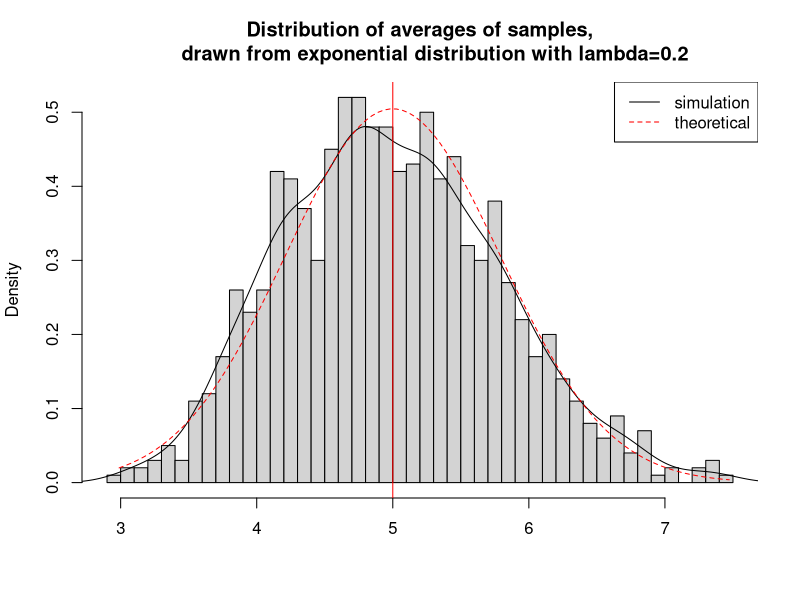
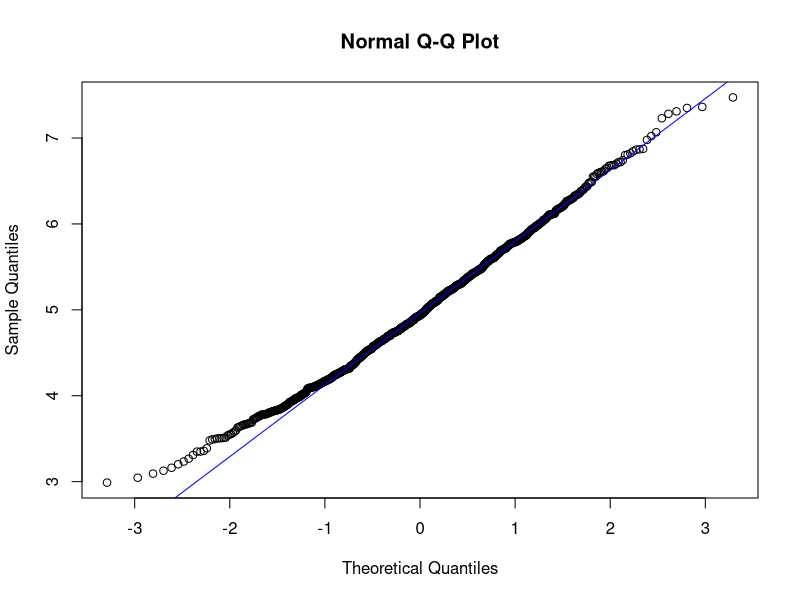
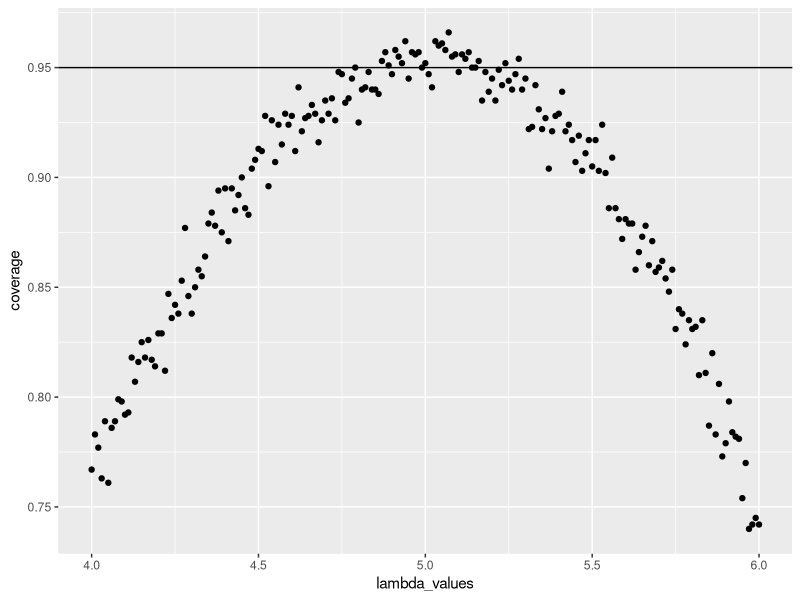

These charts were generated, in order, by the following R code:
## ---- chunk 1
set.seed(3)
lambda <- 0.2
Num.simulation <- 1000
size <- 40
simulation <- matrix(rexp(Num.simulation*size, rate=lambda), Num.simulation,size)
row_means <- rowMeans(simulation)
## ---- chunk 2
hist(row_means, breaks=50, prob=TRUE,
     main="Distribution of averages of samples,
     drawn from exponential distribution with lambda=0.2",
     xlab="")
lines(density(row_means))
abline(v=1/lambda, col="red")
xfit <- seq(min(row_means), max(row_means), length=100)
yfit <- dnorm(xfit, mean=1/lambda, sd=(1/lambda/sqrt(size)))
lines(xfit, yfit, pch=22, col="red", lty=2)
legend('topright', c("simulation", "theoretical"), lty=c(1,2), col=c("black", "red"))
## ---- chunk 3
qqnorm(row_means); qqline(row_means,col = "blue")
## ---- chunk 4
mean(row_means) + c(-1, 1) * 1.96 * sd(row_means)
mean(row_means)
1/lambda
## ---- chunk 5
lambda_values <- seq(4, 6, by=0.01)
coverage <- sapply(lambda_values, function(lamb) {
    mu_hats <- rowMeans(matrix(rexp(size*Num.simulation, rate=0.2),
                               Num.simulation, size))
    ll <- mu_hats - qnorm(0.975) * sqrt(1/lambda**2/size)
    ul <- mu_hats + qnorm(0.975) * sqrt(1/lambda**2/size)
    mean(ll < lamb & ul > lamb)
})
## ---- chunk 6
library(ggplot2)
qplot(lambda_values, coverage) + geom_hline(yintercept=0.95)
